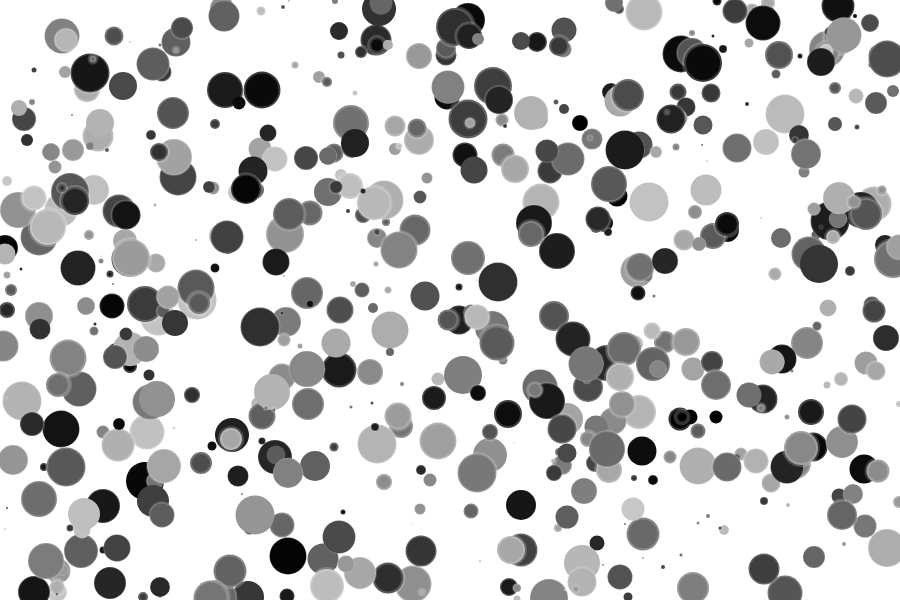
Frame 1 (no input)
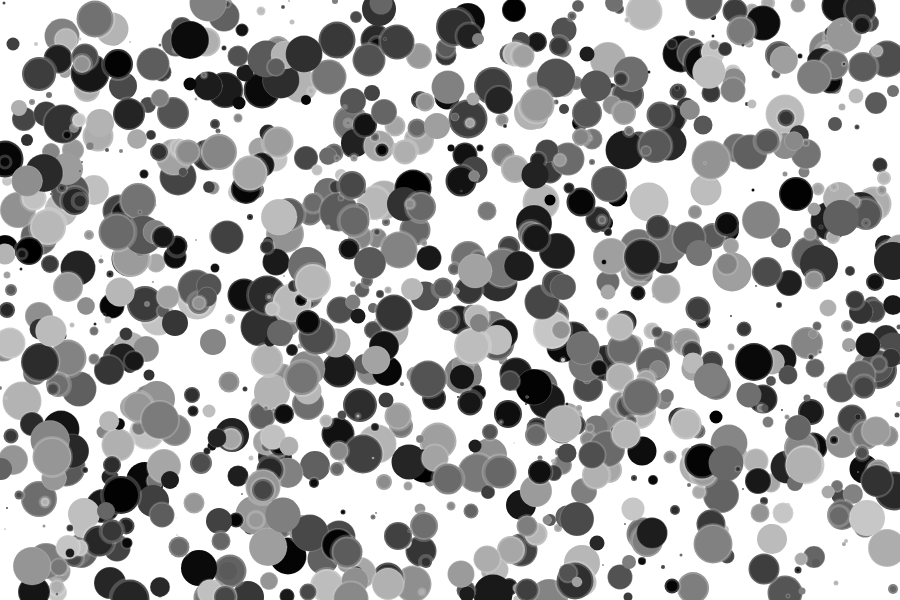
Frame 2 (the mouse pressed at the canvas centre, redrawn once)

The p5.js sketch that drew these frames (run headless with seeded random() and noise() and a simulated clock; the mouse was pressed at the canvas centre and the sketch redrawn once):

// p5.js sketch
// ── sketch.js
function setup() {
  createCanvas(900, 600);

  noLoop();
}

function randomInt(max) {
  return Math.floor(Math.random() * Math.floor(max));
}

function draw() {
  var color = randomInt(2);

  for(var i = 0; i < 600; i++) {
    var randomSize = randomInt(40);

    if(color % 2 === 0) {
      fill(randomInt(256), randomInt(256), randomInt(256));
    }
    else {
      fill(randomInt(200));
    }

    stroke('rgba(100%,100%,100%,0.2)');
    strokeWeight(randomInt(5));

    ellipse(randomInt(900), randomInt(600), randomSize, randomSize);
  }
}

function mouseClicked() {
  clear();
  redraw();
}
